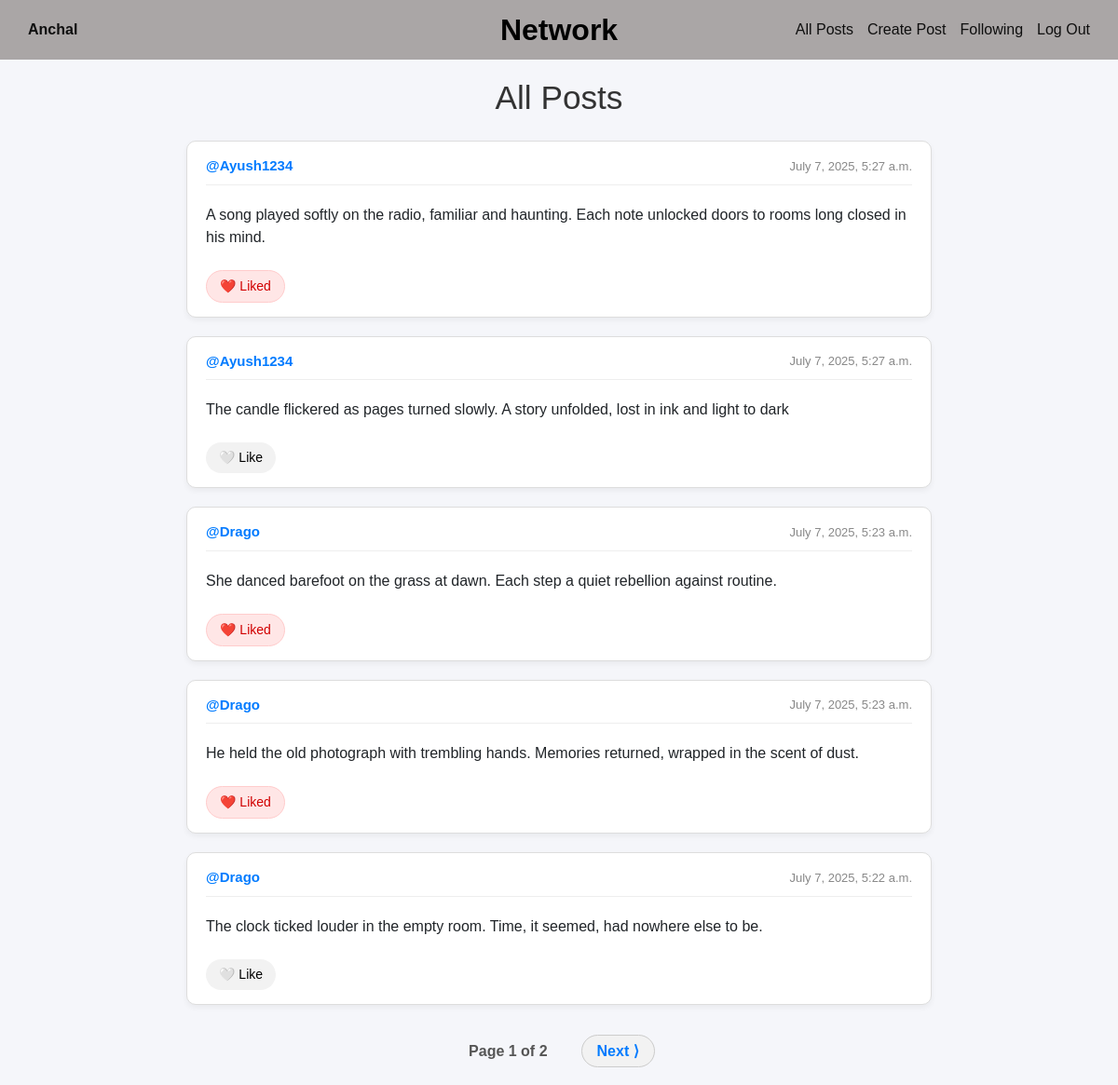
Screenshot of / (signed in) with the database file from the repository.
### network/models.py (models this page shows, shortened)
class User(AbstractUser):
    pass

class Post(models.Model):
    content = models.CharField(max_length=140)
    user = models.ForeignKey(User, on_delete=models.CASCADE, related_name="author")
    date=models.DateTimeField(auto_now_add=True)

### network/views.py (the view)
# urls.py: path("", views.index, name="index"),
def index(request):
    allPosts = Post.objects.all().order_by("-id")  # Keep latest first
    paginator = Paginator(allPosts, 5)
    page_number = request.GET.get('page')
    posts_of_the_page = paginator.get_page(page_number)
    whoYouLiked = []
    if request.user.is_authenticated:
        whoYouLiked = list(
            Like.objects.filter(user=request.user)
            .values_list('post__id', flat=True)
        )
    return render(request, "network/index.html", {
        "posts_of_the_page": posts_of_the_page,
        "whoYouLiked": whoYouLiked
    })

### network/templates/network/index.html (shortened to what this page needs)
{% extends "network/layout.html" %}
{% block body %}
<div class="container">
  <h1 class="page-title">All Posts</h1>
  {% for post in posts_of_the_page %}
    <div class="post-card">
      <div class="post-header">
        <strong><a href="{% url 'profile' user_id=post.user.id %}">@{{ post.user }}</a></strong>
        <span class="post-date">{{ post.date }}</span>
      </div>
      <div id="content_{{ post.id }}" class="post-content">
        {{ post.content }}
      </div>
      {% if user.is_authenticated %}
        {% if user == post.user %}
          <div class="post-actions">
            <button class="edit-btn" onclick="openModal('{{post.id}}')">✏️ Edit</button>
          </div>
          <div class="modal-overlay" id="modal_edit_post_{{post.id}}" style="display: none;">
            <div class="modal-box">
              <h3>Edit Your Post</h3>
              <textarea id="textarea_{{ post.id }}" rows="4" cols="53">{{ post.content }}</textarea>
              <div class="modal-actions">
                <button class="save-btn" onclick="submitHandler('{{post.id}}')">💾 Save</button>
                <button class="cancel-btn" onclick="closeModal('{{post.id}}')">❌ Cancel</button>
              </div>
            </div>
          </div>
        {% else %}
        <div class="post-actions">
          <button
            id="like-btn-{{ post.id }}"
            class="like-btn {% if post.id in whoYouLiked %}liked{% endif %}"
            data-post-id="{{ post.id }}"
            data-liked="{% if post.id in whoYouLiked %}true{% else %}false{% endif %}"
            onclick="likeHandler(this)"
          >
            {% if post.id in whoYouLiked %}
              ❤️ Liked
            {% else %}
              🤍 Like
            {% endif %}
          </button>
        </div>
        {% endif %}
      {% endif %}
    </div>
  {% endfor %}
<div class="pagination">
  <ul class="pagination-list">
    <li class="current-page">Page {{ posts_of_the_page.number }} of {{ posts_of_the_page.paginator.num_pages }}</li>
    {% if posts_of_the_page.has_next %}
      <li><a class="pagination-btn" href="?page={{ posts_of_the_page.next_page_number }}">Next ⟩</a></li>
    {% endif %}
  </ul>
</div>
</div>
{% endblock %}

### network/templates/network/layout.html (shortened to what this page needs)
{% load static %}
<!DOCTYPE html>
<html lang="en">
    <head>
        <link rel="stylesheet" href="https://cdnjs.cloudflare.com/ajax/libs/font-awesome/6.7.2/css/all.min.css" />
        <link rel="stylesheet" href="https://stackpath.bootstrapcdn.com/bootstrap/4.4.1/css/bootstrap.min.css">
        <link rel="stylesheet" href="https://cdnjs.cloudflare.com/ajax/libs/font-awesome/6.7.2/css/all.min.css" />
        <link href="{% static 'network/styles.css' %}" rel="stylesheet">
    </head>
<body>
    <div>
        <div>
            <div class="navbar">
                <div class="user-info">
                    {% if user.is_authenticated %}
                        <a href="{% url 'profile' user.id %}"><strong>{{ user.username }}</strong></a>
                    {% else %}
                        Register First
                    {% endif %}
                </div>
                <div class="site-title">Network</div>
                <ul class="nav-links">
                    <li><a href="{% url 'index' %}">All Posts</a></li>
                    {% if user.is_authenticated %}
                        <li><a href="{% url 'createPost' %}">Create Post</a></li>
                        <li><a href="{% url 'following' %}">Following</a></li>
                        <li><a href="{% url 'logout' %}">Log Out</a></li>
                    {% else %}
                        <li><a href="{% url 'login' %}">Log In</a></li>
                        <li><a href="{% url 'register' %}">Register</a></li>
                    {% endif %}
                </ul>
            </div>
            <div>
                <div>
                    {% block body %}
                    {% endblock %}
                </div>
            </div>
        </div>
    </div>
</body>
</html>

### network/static/network/styles.css (style rules this page uses)
body { margin: 0; font-family: Arial, sans-serif; background-color:#f5f6fa; }
.navbar { display: flex; align-items: center; justify-content: space-between; background-color: #aaa6a6; position: relative; padding: 20px 30px; color: rgb(7, 7, 7); margin-bottom: 20px; }
.user-info a, .nav-links a { color: rgb(15, 15, 15); text-decoration: none; }
.site-title { position: absolute; left: 50%; transform: translateX(-50%); font-size: 2rem; font-weight: bold; color: #000; }
.nav-links { display: flex; list-style: none; margin: 0; padding: 0; gap: 15px; }
.page-title { text-align: center; font-size: 2.2rem; margin-bottom: 25px; color: #333; }
.post-card { background-color: white; border: 1px solid #ddd; border-radius: 10px; padding: 15px; margin: 15px auto; width: 80%; box-shadow: 0 3px 6px rgba(0, 0, 0, 0.05); transition: transform 0.2s ease; }
.post-header { display: flex; justify-content: space-between; align-items: center; font-size: 15px; margin-bottom: 12px; border-bottom: 1px solid #eee; padding-bottom: 8px; }
.post-header a { color: #007bff; text-decoration: none; font-weight: bold; }
.post-date { color: #888; font-size: 13px; }
.post-content { font-size: 16px; margin-bottom: 15px; padding: 8px 0; line-height: 1.5; word-wrap: break-word; }
.like-btn { background-color: #f2f2f2; border: none; padding: 6px 14px; border-radius: 20px; cursor: pointer; font-size: 14px; transition: background-color 0.2s ease, color 0.2s ease; }
.like-btn.liked { background-color: #ffe6e6; color: #d10000; border: 1px solid #ffcccc; }
.pagination { display: flex; justify-content: center; margin-top: 30px; }
.pagination-list { list-style: none; padding: 0; display: flex; gap: 10px; align-items: center; }
.pagination-btn { padding: 8px 16px; background-color: #f2f2f2; border: 1px solid #ccc; border-radius: 20px; text-decoration: none; color: #333; transition: background-color 0.2s ease; }
.current-page { padding: 8px 16px; font-weight: bold; color: #555; }
.post-card { background: #fff; border: 1px solid #ddd; border-radius: 10px; padding: 15px 20px; margin: 20px auto; max-width: 800px; }
.pagination { text-align: center; margin-top: 30px; }
.pagination a { margin: 0 10px; color: #007bff; text-decoration: none; font-weight: bold; }

### rows the page displays
User: username "Anchal"
Post: user "Ayush1234", date "July 7, 2025, 5:27 a.m.", content "A song played softly on the radio, familiar and haunting. Each note unlocked doors to rooms long closed in his mind.", shows "❤️ Liked"
Post: user "Ayush1234", date "July 7, 2025, 5:27 a.m.", content "The candle flickered as pages turned slowly. A story unfolded, lost in ink and light to dark", shows "🤍 Like"
Post: user "Drago", date "July 7, 2025, 5:23 a.m.", content "She danced barefoot on the grass at dawn. Each step a quiet rebellion against routine.", shows "❤️ Liked"
Post: user "Drago", date "July 7, 2025, 5:23 a.m.", content "He held the old photograph with trembling hands. Memories returned, wrapped in the scent of dust.", shows "❤️ Liked"
Post: user "Drago", date "July 7, 2025, 5:22 a.m.", content "The clock ticked louder in the empty room. Time, it seemed, had nowhere else to be.", shows "🤍 Like"

### other values shown
{{ posts_of_the_page.number }} "1"
{{ posts_of_the_page.paginator.num_pages }} "2"
